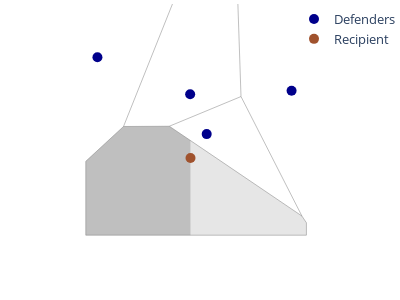
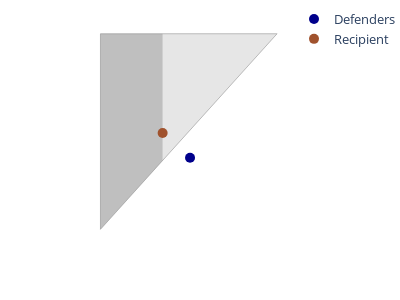
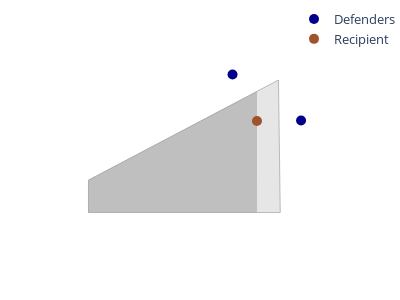
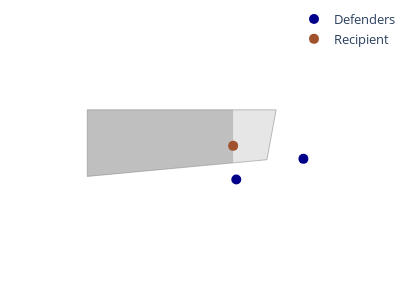

Source (notebook cell) for these figures, in order:
### Code cell
for idx, row in model_1_data[10:20].iterrows():
    frame = row['receive_frame']
    recipient_id = row['sk_recipient_id']
    frame_data = [f for f in data if f['frame'] == frame]
    frame_df = pd.DataFrame(frame_data)
    expanded_df = pd.concat(frame_df.apply(explode_data, axis=1).to_list(), ignore_index=True)
    expanded_df['team'] = expanded_df['player_id'].apply(lambda x: 'home' if x in home_p_ids else 'away' if x in away_p_ids else 'ball')
    recipient_team = expanded_df[expanded_df['player_id'] == recipient_id]['team'].item()
    ball_xy = row['ball_x_0'], row['ball_y_0']
    defending_df = expanded_df[~expanded_df['team'].isin([recipient_team, 'ball'])]
    defending_xy = defending_df[['x', 'y']].to_numpy()

    factor_x = 1 if ball_xy[0] > 0 else -1
    factor_y = 1 if ball_xy[1] > 0 else -1
    boundary_points = np.array(
        [[ball_xy[0], pitch_width/2*factor_y+(pitch_width/2*factor_y-ball_xy[1])], 
         [ball_xy[0], ball_xy[1] - 40*factor_y],
         [pitch_length/2*factor_x+(pitch_length/2*factor_x-ball_xy[0]), ball_xy[1]],
         [ball_xy[0] - 40, ball_xy[1]], 
         [ball_xy[0] + 40, ball_xy[1]]]) 
    points = np.vstack([ball_xy, defending_xy, boundary_points])
    points_nbs = get_neighbors(points, ball_xy)
    vertices = get_vertices(points_nbs, ball_xy)    
    
    area_forward, area_backward, points_forward, points_backward = get_areas(vertices, ball_xy, factor_x)
    SoF = area_forward + np.log(area_backward+1)

    # hull_points = np.array([p for i, p in enumerate(points_nbs) if 
    #           not np.any((p == boundary_points).all(axis = 1))])
    fig = plot_vor(points_nbs, hull_points, ball_xy, boundary_points, vertices, 
         points_backward, points_forward)
    print(frame)
    print(int(area_forward), int(area_backward), int(SoF))
    fig.show()

### Figure 1 — Plotly figure (JSON) as saved in the notebook; plotly's stock layout.template omitted (floating-point values rounded to 4 significant figures)
{"data": [{"line": {"color": "grey", "width": 0.5}, "mode": "lines", "showlegend": false, "type": "scatter", "x": [-13.43, -51.5], "y": [-33.5, -33.5]}, {"line": {"color": "grey", "width": 0.5}, "mode": "lines", "showlegend": false, "type": "scatter", "x": [-51.5, -51.5], "y": [-33.5, -20.76]}, {"line": {"color": "grey", "width": 0.5}, "mode": "lines", "showlegend": false, "type": "scatter", "x": [-24.72, -14.2], "y": [-9.576, -30.2]}, {"line": {"color": "grey", "width": 0.5}, "mode": "lines", "showlegend": false, "type": "scatter", "x": [-24.72, -26.13], "y": [-9.576, 32.46]}, {"line": {"color": "grey", "width": 0.5}, "mode": "lines", "showlegend": false, "type": "scatter", "x": [-13.43, -14.2], "y": [-31.36, -30.2]}, {"line": {"color": "grey", "width": 0.5}, "mode": "lines", "showlegend": false, "type": "scatter", "x": [-37.09, -14.2], "y": [-14.7, -30.2]}, {"line": {"color": "grey", "width": 0.5}, "mode": "lines", "showlegend": false, "type": "scatter", "x": [-37.09, -24.72], "y": [-14.7, -9.576]}, {"line": {"color": "grey", "width": 0.5}, "mode": "lines", "showlegend": false, "type": "scatter", "x": [-37.09, -44.99], "y": [-14.7, -14.74]}, {"line": {"color": "grey", "width": 0.5}, "mode": "lines", "showlegend": false, "type": "scatter", "x": [-44.99, -26.13], "y": [-14.74, 32.46]}, {"line": {"color": "grey", "width": 0.5}, "mode": "lines", "showlegend": false, "type": "scatter", "x": [-51.5, -44.99], "y": [-20.76, -14.74]}, {"line": {"color": "grey", "width": 0.5}, "mode": "lines", "showlegend": false, "type": "scatter", "x": [-13.43, -13.43], "y": [-33.5, -31.36]}, {"fill": "toself", "fillcolor": "grey", "mode": "none", "opacity": 0.5, "showlegend": false, "type": "scatter", "x": [-51.5, -33.43, -33.43, -37.09, -44.99, -51.5, -51.5], "y": [-33.5, -33.5, -17.18, -14.7, -14.74, -20.76, -33.5]}, {"fill": "toself", "fillcolor": "grey", "mode": "none", "opacity": 0.2, "showlegend": false, "type": "scatter", "x": [-33.43, -13.43, -13.43, -14.2, -33.43, -33.43], "y": [-33.5, -33.5, -31.36, -30.2, -17.18, -33.5]}, {"marker": {"color": "darkblue", "size": 10}, "mode": "markers", "name": "Defenders", "type": "scatter", "x": [-49.49, -33.49, -30.64, -15.99], "y": [-2.79, -9.18, -16.06, -8.59]}, {"marker": {"color": "sienna", "size": 10}, "mode": "markers", "name": "Recipient", "type": "scatter", "x": [-33.43], "y": [-20.18]}], "layout": {"dragmode": false, "height": 300, "legend": {"font": {"size": 13}, "x": 0.9, "y": 1}, "margin": {"b": 0, "r": 2, "t": 4}, "plot_bgcolor": "white", "showlegend": true, "width": 400, "xaxis": {"range": [-52.5, -11.43], "showgrid": false, "showticklabels": false}, "yaxis": {"range": [-36.5, -1.79], "scaleanchor": "x", "scaleratio": 1, "showgrid": false, "showticklabels": false}}}

### Figure 2 — Plotly figure (JSON) as saved in the notebook; plotly's stock layout.template omitted (floating-point values rounded to 4 significant figures)
{"data": [{"line": {"color": "grey", "width": 0.5}, "mode": "lines", "showlegend": false, "type": "scatter", "x": [-51.5, -42.86], "y": [23.94, 33.5]}, {"line": {"color": "grey", "width": 0.5}, "mode": "lines", "showlegend": false, "type": "scatter", "x": [-51.5, -51.5], "y": [23.94, 33.5]}, {"line": {"color": "grey", "width": 0.5}, "mode": "lines", "showlegend": false, "type": "scatter", "x": [-51.5, -42.86], "y": [33.5, 33.5]}, {"fill": "toself", "fillcolor": "grey", "mode": "none", "opacity": 0.5, "showlegend": false, "type": "scatter", "x": [-51.5, -48.46, -48.46, -51.5, -51.5], "y": [23.94, 27.3, 33.5, 33.5, 23.94]}, {"fill": "toself", "fillcolor": "grey", "mode": "none", "opacity": 0.2, "showlegend": false, "type": "scatter", "x": [-48.46, -42.86, -48.46, -48.46], "y": [27.3, 33.5, 33.5, 27.3]}, {"marker": {"color": "darkblue", "size": 10}, "mode": "markers", "name": "Defenders", "type": "scatter", "x": [-47.12], "y": [27.44]}, {"marker": {"color": "sienna", "size": 10}, "mode": "markers", "name": "Recipient", "type": "scatter", "x": [-48.46], "y": [28.65]}], "layout": {"dragmode": false, "height": 300, "legend": {"font": {"size": 13}, "x": 0.9, "y": 1}, "margin": {"b": 0, "r": 2, "t": 4}, "plot_bgcolor": "white", "showlegend": true, "width": 400, "xaxis": {"range": [-52.5, -40.86], "showgrid": false, "showticklabels": false}, "yaxis": {"range": [20.94, 34.5], "scaleanchor": "x", "scaleratio": 1, "showgrid": false, "showticklabels": false}}}

### Figure 3 — Plotly figure (JSON) as saved in the notebook; plotly's stock layout.template omitted (floating-point values rounded to 4 significant figures)
{"data": [{"line": {"color": "grey", "width": 0.5}, "mode": "lines", "showlegend": false, "type": "scatter", "x": [-51.5, -28.84], "y": [-33.5, -33.5]}, {"line": {"color": "grey", "width": 0.5}, "mode": "lines", "showlegend": false, "type": "scatter", "x": [-51.5, -29.05], "y": [-29.67, -17.85]}, {"line": {"color": "grey", "width": 0.5}, "mode": "lines", "showlegend": false, "type": "scatter", "x": [-51.5, -51.5], "y": [-33.5, -29.67]}, {"line": {"color": "grey", "width": 0.5}, "mode": "lines", "showlegend": false, "type": "scatter", "x": [-28.84, -29.05], "y": [-33.5, -17.85]}, {"fill": "toself", "fillcolor": "grey", "mode": "none", "opacity": 0.5, "showlegend": false, "type": "scatter", "x": [-51.5, -51.5, -31.59, -31.59, -51.5], "y": [-29.67, -33.5, -33.5, -19.18, -29.67]}, {"fill": "toself", "fillcolor": "grey", "mode": "none", "opacity": 0.2, "showlegend": false, "type": "scatter", "x": [-31.59, -28.84, -29.05, -31.59, -31.59], "y": [-33.5, -33.5, -17.85, -19.18, -33.5]}, {"marker": {"color": "darkblue", "size": 10}, "mode": "markers", "name": "Defenders", "type": "scatter", "x": [-34.48, -26.38], "y": [-17.2, -22.62]}, {"marker": {"color": "sienna", "size": 10}, "mode": "markers", "name": "Recipient", "type": "scatter", "x": [-31.59], "y": [-22.69]}], "layout": {"dragmode": false, "height": 300, "legend": {"font": {"size": 13}, "x": 0.9, "y": 1}, "margin": {"b": 0, "r": 2, "t": 4}, "plot_bgcolor": "white", "showlegend": true, "width": 400, "xaxis": {"range": [-52.5, -24.38], "showgrid": false, "showticklabels": false}, "yaxis": {"range": [-36.5, -16.2], "scaleanchor": "x", "scaleratio": 1, "showgrid": false, "showticklabels": false}}}

### Figure 4 — Plotly figure (JSON) as saved in the notebook; plotly's stock layout.template omitted (floating-point values rounded to 4 significant figures)
{"data": [{"line": {"color": "grey", "width": 0.5}, "mode": "lines", "showlegend": false, "type": "scatter", "x": [-23.88, -49.77], "y": [33.5, 33.5]}, {"line": {"color": "grey", "width": 0.5}, "mode": "lines", "showlegend": false, "type": "scatter", "x": [-23.88, -25.14], "y": [33.5, 26.66]}, {"line": {"color": "grey", "width": 0.5}, "mode": "lines", "showlegend": false, "type": "scatter", "x": [-25.14, -49.77], "y": [26.66, 24.37]}, {"line": {"color": "grey", "width": 0.5}, "mode": "lines", "showlegend": false, "type": "scatter", "x": [-49.77, -49.77], "y": [33.5, 24.37]}, {"fill": "toself", "fillcolor": "grey", "mode": "none", "opacity": 0.5, "showlegend": false, "type": "scatter", "x": [-49.77, -29.77, -29.77, -49.77, -49.77], "y": [24.37, 26.23, 33.5, 33.5, 24.37]}, {"fill": "toself", "fillcolor": "grey", "mode": "none", "opacity": 0.2, "showlegend": false, "type": "scatter", "x": [-29.77, -25.14, -23.88, -29.77, -29.77], "y": [26.23, 26.66, 33.5, 33.5, 26.23]}, {"marker": {"color": "darkblue", "size": 10}, "mode": "markers", "name": "Defenders", "type": "scatter", "x": [-29.34, -20.14], "y": [23.94, 26.78]}, {"marker": {"color": "sienna", "size": 10}, "mode": "markers", "name": "Recipient", "type": "scatter", "x": [-29.77], "y": [28.56]}], "layout": {"dragmode": false, "height": 300, "legend": {"font": {"size": 13}, "x": 0.9, "y": 1}, "margin": {"b": 0, "r": 2, "t": 4}, "plot_bgcolor": "white", "showlegend": true, "width": 400, "xaxis": {"range": [-50.77, -18.14], "showgrid": false, "showticklabels": false}, "yaxis": {"range": [20.94, 34.5], "scaleanchor": "x", "scaleratio": 1, "showgrid": false, "showticklabels": false}}}
